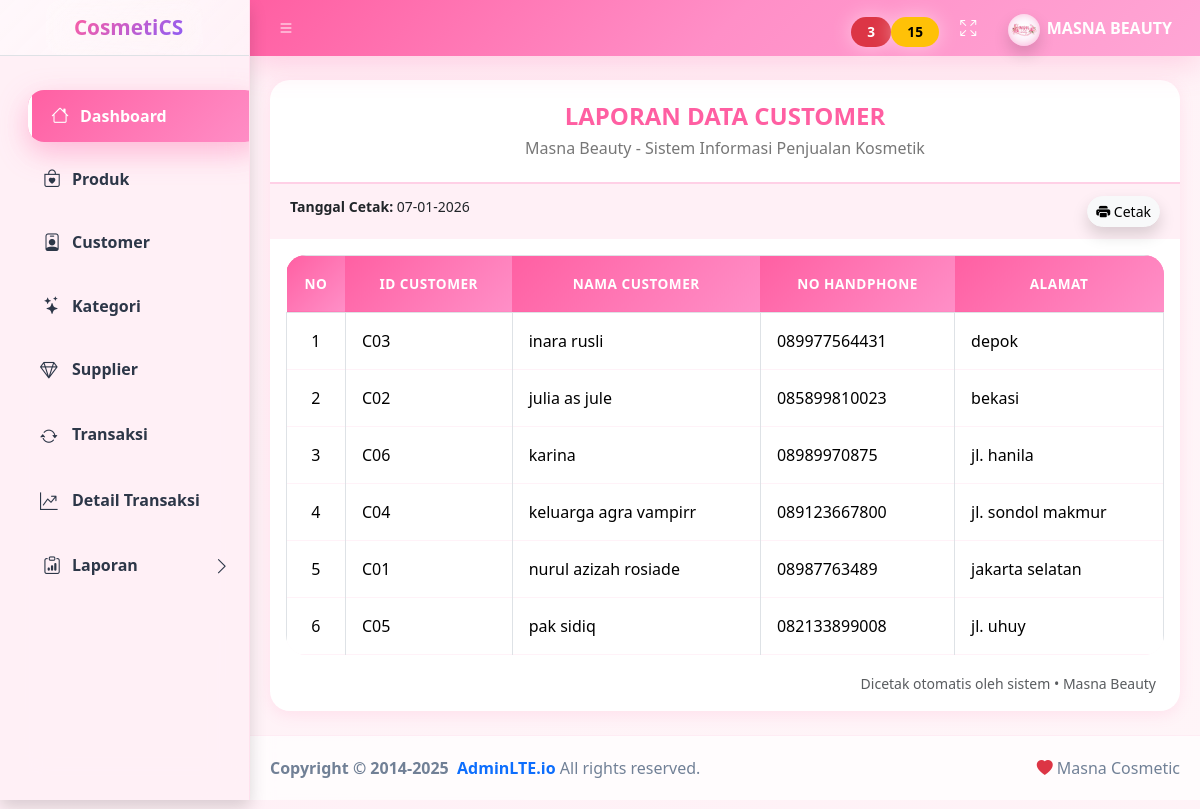
Page /dashboard.php?menu=lap_customer (signed in) on the committed database.
### tables this page shows
CREATE TABLE `customer` (
  `id_cust` varchar(10) NOT NULL,
  `nama_cust` varchar(100) NOT NULL,
  `alamat` text NOT NULL,
  `no_telp` varchar(20) NOT NULL
);

### form/laporan/lap_customer.php (the view, shortened to what this page needs)
<?php
include "koneksi.php";
$tgl = date('d-m-Y');
?>
<div class="app-content">
  <div class="container-fluid">
    <br>
<div class="card report-card">
  <div class="report-header">
    <h4>LAPORAN DATA CUSTOMER</h4>
    <p>Masna Beauty - Sistem Informasi Penjualan Kosmetik</p>
  </div>
  <div class="report-info">
    <div>
      <strong>Tanggal Cetak:</strong> <?= $tgl ?>
    </div>
    <div>
      <a href="form/laporan/cetak_customer.php"
         target="_blank"
         class="btn btn-sm btn-light rounded-pill shadow">
        <i class="bi bi-printer-fill"></i> Cetak
      </a>
    </div>
  </div>
  <div class="card-body">
    <table class="table table-bordered table-report">
      <thead>
        <tr>
          <th width="5%">NO</th>
          <th>ID CUSTOMER</th>
          <th>NAMA CUSTOMER</th>
          <th>NO HANDPHONE</th>
          <th>ALAMAT</th>
        </tr>
      </thead>
      <tbody>
      <?php
      $no=1;
      $q=mysqli_query($koneksi,"SELECT * FROM customer ORDER BY nama_cust ASC");
      while($d=mysqli_fetch_array($q)){
      ?>
        <tr>
          <td class="text-center"><?= $no++ ?></td>
          <td><?= $d['id_cust'] ?></td>
          <td><?= $d['nama_cust'] ?></td>
          <td><?= $d['no_telp'] ?></td>
          <td><?= $d['alamat'] ?></td>
        </tr>
      <?php } ?>
      </tbody>
    </table>
  </div>
  <div class="text-end px-4 pb-3">
    <small class="text-muted">
      Dicetak otomatis oleh sistem • Masna Beauty
    </small>
  </div>
</div>
  </div>
</div>

### dashboard.php (style rules this page uses)
:root { --pink-primary: #ff5fa2; --pink-secondary: #ff8fc7; --pink-light: #fff0f6; --pink-dark: #ff2f8a; --purple: #8b5cf6; --text-dark: #2d3748; --text-muted: #718096; --border-radius: 20px; --shadow-sm: 0 4px 15px rgba(255,95,162,.12); --shadow-md: 0 10px 30px rgba(255,95,162,.2); --shadow-lg: 0 20px 50px rgba(255,95,162,.3); --transition: all .4s cubic-bezier(.4,0,.2,1); }
body { background: linear-gradient(135deg, #fff0f6 0%, #fff5f8 100%); font-family: 'Segoe UI', system-ui, -apple-system, sans-serif; color: var(--text-dark); }
.card { border: none !important; border-radius: var(--border-radius) !important; box-shadow: var(--shadow-sm) !important; transition: var(--transition) !important; overflow: hidden; background: #fff; }
.table { border-radius: var(--border-radius); overflow: hidden; }
.table thead { background: linear-gradient(135deg, #ff5fa2 0%, #ff8fc7 100%); color: #fff; }
.table thead th { border: none; padding: 18px; font-weight: 700; text-transform: uppercase; font-size: .85rem; letter-spacing: .5px; }
.table tbody tr { transition: var(--transition); border-bottom: 1px solid rgba(255,95,162,.08); }
.table tbody td { padding: 16px; vertical-align: middle; }
.app-main, .card, .small-box { animation: fadeInUp .6s ease-out; }
.card:nth-child(3) { animation-delay: .3s; }

### form/laporan/lap_customer.php (style rules this page uses)
:root { --pink:#ff5fa2; --pink-soft:#fff0f6; }
.report-card { border-radius:20px; border:1px solid #ffd0e6; box-shadow:0 12px 30px rgba(255,95,162,.18); }
.report-header { text-align:center; padding:22px; border-bottom:2px solid #ffd0e6; }
.report-header h4 { margin:0; color:var(--pink); font-weight:700; }
.report-header p { margin:5px 0 0; color:#777; }
.report-info { display:flex; justify-content:space-between; padding:12px 20px; background:var(--pink-soft); font-size:14px; }
.table-report thead th { background:linear-gradient(135deg,#ff5fa2,#ff8fc7); color:#fff; text-align:center; }
.table-report tbody tr:nth-child(even) { background:#fff7fb; }

### rows in the picture
customer: id_cust "C03", nama_cust "inara rusli", no_telp "089977564431", alamat "depok"
customer: id_cust "C02", nama_cust "julia as jule", no_telp "085899810023", alamat "bekasi"
customer: id_cust "C06", nama_cust "karina", no_telp "08989970875", alamat "jl. hanila"
customer: id_cust "C04", nama_cust "keluarga agra vampirr", no_telp "089123667800", alamat "jl. sondol makmur"
customer: id_cust "C01", nama_cust "nurul azizah rosiade", no_telp "08987763489", alamat "jakarta selatan"
customer: id_cust "C05", nama_cust "pak sidiq", no_telp "082133899008", alamat "jl. uhuy"
